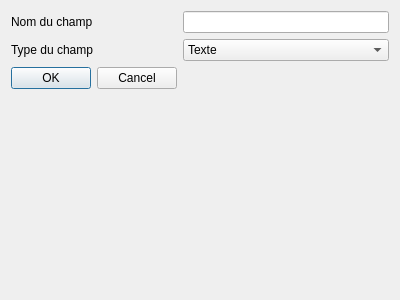
<?xml version="1.0" encoding="UTF-8"?>
<ui version="4.0">
 <class>AjouterChamp</class>
 <widget class="QDialog" name="AjouterChamp">
  <property name="geometry">
   <rect>
    <x>0</x>
    <y>0</y>
    <width>400</width>
    <height>300</height>
   </rect>
  </property>
  <property name="windowTitle">
   <string>Dialog</string>
  </property>
  <layout class="QFormLayout" name="formLayout">
   <item row="2" column="0">
    <widget class="QDialogButtonBox" name="buttonBox">
     <property name="orientation">
      <enum>Qt::Horizontal</enum>
     </property>
     <property name="standardButtons">
      <set>QDialogButtonBox::Cancel|QDialogButtonBox::Ok</set>
     </property>
    </widget>
   </item>
   <item row="0" column="0">
    <widget class="QLabel" name="nomDuChampLabel">
     <property name="text">
      <string>Nom du champ</string>
     </property>
    </widget>
   </item>
   <item row="0" column="1">
    <widget class="QLineEdit" name="nomDuChampLineEdit"/>
   </item>
   <item row="1" column="0">
    <widget class="QLabel" name="typeDuChampLabel">
     <property name="text">
      <string>Type du champ</string>
     </property>
    </widget>
   </item>
   <item row="1" column="1">
    <widget class="QComboBox" name="typeDuChampComboBox">
     <item>
      <property name="text">
       <string>Texte</string>
      </property>
     </item>
     <item>
      <property name="text">
       <string>Email</string>
      </property>
     </item>
     <item>
      <property name="text">
       <string>Adresse</string>
      </property>
     </item>
     <item>
      <property name="text">
       <string>Nom</string>
      </property>
     </item>
     <item>
      <property name="text">
       <string>Image</string>
      </property>
     </item>
    </widget>
   </item>
  </layout>
 </widget>
 <resources/>
 <connections>
  <connection>
   <sender>buttonBox</sender>
   <signal>accepted()</signal>
   <receiver>AjouterChamp</receiver>
   <slot>accept()</slot>
   <hints>
    <hint type="sourcelabel">
     <x>248</x>
     <y>254</y>
    </hint>
    <hint type="destinationlabel">
     <x>157</x>
     <y>274</y>
    </hint>
   </hints>
  </connection>
  <connection>
   <sender>buttonBox</sender>
   <signal>rejected()</signal>
   <receiver>AjouterChamp</receiver>
   <slot>reject()</slot>
   <hints>
    <hint type="sourcelabel">
     <x>316</x>
     <y>260</y>
    </hint>
    <hint type="destinationlabel">
     <x>286</x>
     <y>274</y>
    </hint>
   </hints>
  </connection>
 </connections>
</ui>
